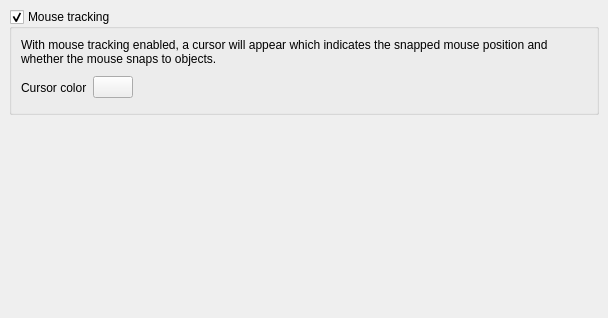
<?xml version="1.0" encoding="UTF-8"?>
<ui version="4.0">
 <class>LayoutViewConfigPage2d</class>
 <widget class="QFrame" name="LayoutViewConfigPage2d">
  <property name="geometry">
   <rect>
    <x>0</x>
    <y>0</y>
    <width>608</width>
    <height>318</height>
   </rect>
  </property>
  <property name="windowTitle">
   <string>Settings</string>
  </property>
  <layout class="QVBoxLayout">
   <property name="spacing">
    <number>6</number>
   </property>
   <property name="leftMargin">
    <number>9</number>
   </property>
   <property name="topMargin">
    <number>9</number>
   </property>
   <property name="rightMargin">
    <number>9</number>
   </property>
   <property name="bottomMargin">
    <number>9</number>
   </property>
   <item>
    <widget class="QGroupBox" name="tracking_cb">
     <property name="title">
      <string>Mouse tracking</string>
     </property>
     <property name="checkable">
      <bool>true</bool>
     </property>
     <layout class="QGridLayout">
      <property name="leftMargin">
       <number>9</number>
      </property>
      <property name="topMargin">
       <number>9</number>
      </property>
      <property name="rightMargin">
       <number>9</number>
      </property>
      <property name="bottomMargin">
       <number>9</number>
      </property>
      <property name="spacing">
       <number>6</number>
      </property>
      <item row="1" column="1">
       <widget class="lay::ColorButton" name="color_pb">
        <property name="toolTip">
         <string>The color in which the rulers are drawn</string>
        </property>
        <property name="text">
         <string/>
        </property>
       </widget>
      </item>
      <item row="1" column="2">
       <spacer>
        <property name="orientation">
         <enum>Qt::Horizontal</enum>
        </property>
        <property name="sizeHint" stdset="0">
         <size>
          <width>71</width>
          <height>31</height>
         </size>
        </property>
       </spacer>
      </item>
      <item row="1" column="0">
       <widget class="QLabel" name="textLabel3_2">
        <property name="text">
         <string>Cursor color</string>
        </property>
       </widget>
      </item>
      <item row="0" column="0" colspan="3">
       <widget class="QLabel" name="label">
        <property name="text">
         <string>With mouse tracking enabled, a cursor will appear which indicates the snapped mouse position and whether the mouse snaps to objects.</string>
        </property>
        <property name="wordWrap">
         <bool>true</bool>
        </property>
       </widget>
      </item>
     </layout>
    </widget>
   </item>
   <item>
    <widget class="QFrame" name="frame">
     <property name="frameShape">
      <enum>QFrame::NoFrame</enum>
     </property>
     <property name="frameShadow">
      <enum>QFrame::Raised</enum>
     </property>
     <layout class="QHBoxLayout" name="horizontalLayout">
      <property name="leftMargin">
       <number>0</number>
      </property>
      <property name="topMargin">
       <number>0</number>
      </property>
      <property name="rightMargin">
       <number>0</number>
      </property>
      <property name="bottomMargin">
       <number>0</number>
      </property>
     </layout>
    </widget>
   </item>
   <item>
    <spacer name="verticalSpacer_2">
     <property name="orientation">
      <enum>Qt::Vertical</enum>
     </property>
     <property name="sizeHint" stdset="0">
      <size>
       <width>20</width>
       <height>40</height>
      </size>
     </property>
    </spacer>
   </item>
  </layout>
 </widget>
 <layoutdefault spacing="6" margin="11"/>
 <customwidgets>
  <customwidget>
   <class>lay::ColorButton</class>
   <extends>QPushButton</extends>
   <header>layWidgets.h</header>
  </customwidget>
 </customwidgets>
 <tabstops>
  <tabstop>color_pb</tabstop>
 </tabstops>
 <resources/>
 <connections/>
</ui>
